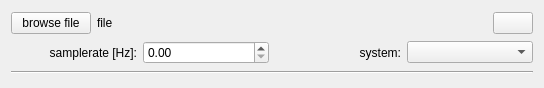
<?xml version="1.0" encoding="UTF-8"?>
<ui version="4.0">
 <class>MoCapSelectionWidget</class>
 <widget class="QWidget" name="MoCapSelectionWidget">
  <property name="geometry">
   <rect>
    <x>0</x>
    <y>0</y>
    <width>544</width>
    <height>88</height>
   </rect>
  </property>
  <property name="windowTitle">
   <string>Form</string>
  </property>
  <property name="styleSheet">
   <string notr="true"/>
  </property>
  <layout class="QVBoxLayout" name="verticalLayout_2">
   <item>
    <layout class="QHBoxLayout" name="horizontalLayout_2" stretch="0,1,0">
     <item>
      <widget class="QPushButton" name="browseFileButton">
       <property name="text">
        <string>browse file</string>
       </property>
      </widget>
     </item>
     <item>
      <widget class="QLabel" name="filePathLabel">
       <property name="text">
        <string>file</string>
       </property>
       <property name="textInteractionFlags">
        <set>Qt::LinksAccessibleByMouse|Qt::TextSelectableByKeyboard|Qt::TextSelectableByMouse</set>
       </property>
      </widget>
     </item>
     <item>
      <widget class="QPushButton" name="btnDelete">
       <property name="styleSheet">
        <string notr="true"/>
       </property>
       <property name="text">
        <string/>
       </property>
      </widget>
     </item>
    </layout>
   </item>
   <item>
    <layout class="QHBoxLayout" name="horizontalLayout">
     <item>
      <widget class="QLabel" name="label">
       <property name="text">
        <string>samplerate [Hz]:</string>
       </property>
       <property name="alignment">
        <set>Qt::AlignRight|Qt::AlignTrailing|Qt::AlignVCenter</set>
       </property>
      </widget>
     </item>
     <item>
      <widget class="QDoubleSpinBox" name="sampleRateSpinBox"/>
     </item>
     <item>
      <widget class="QLabel" name="label_4">
       <property name="text">
        <string>system:</string>
       </property>
       <property name="alignment">
        <set>Qt::AlignRight|Qt::AlignTrailing|Qt::AlignVCenter</set>
       </property>
      </widget>
     </item>
     <item>
      <widget class="QComboBox" name="cbInputSystem"/>
     </item>
    </layout>
   </item>
   <item>
    <widget class="Line" name="line">
     <property name="orientation">
      <enum>Qt::Horizontal</enum>
     </property>
    </widget>
   </item>
  </layout>
 </widget>
 <resources/>
 <connections/>
</ui>
